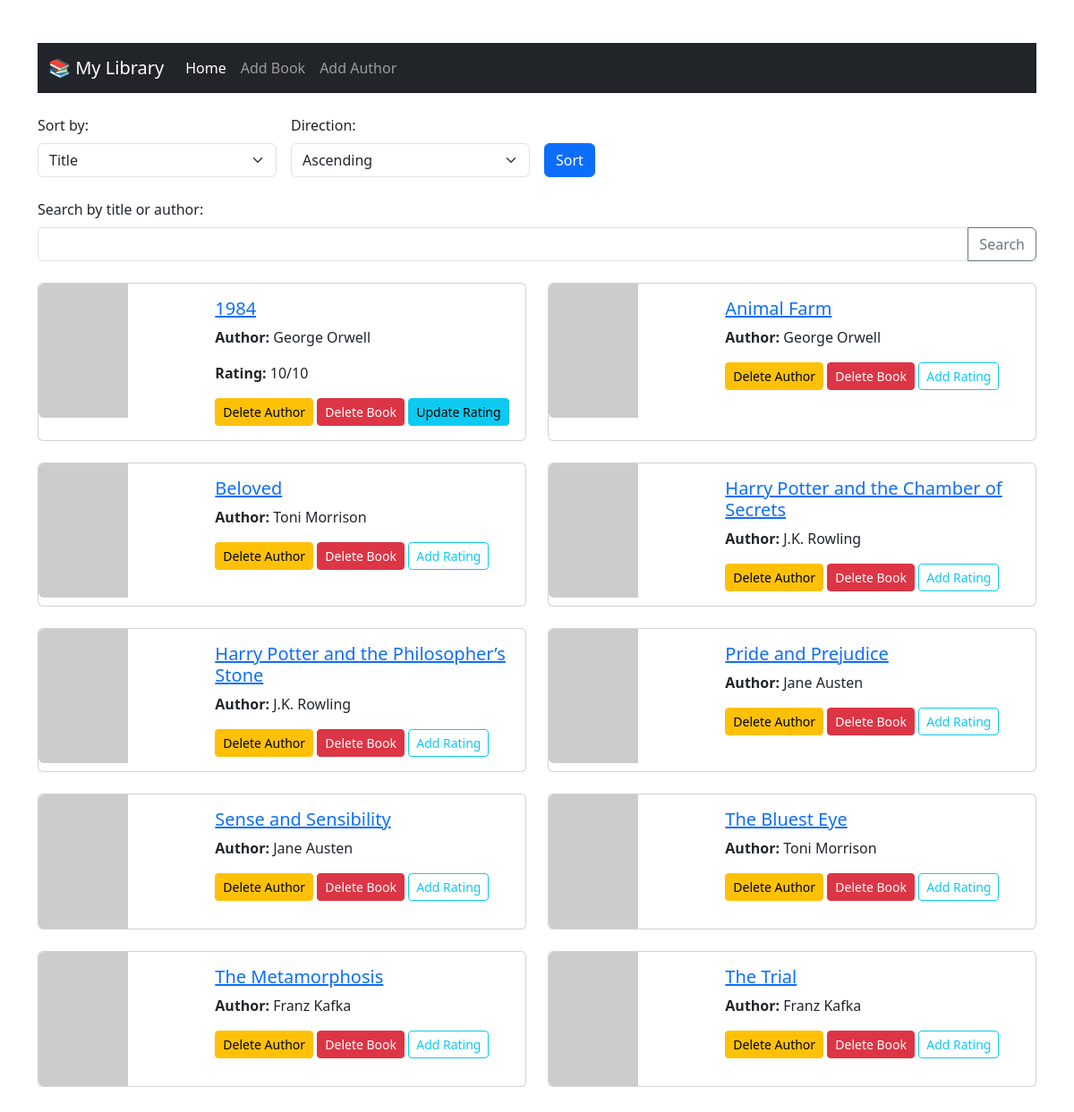
The page / on the database its author committed.
### data_models.py (models this page shows, shortened)
class Book(db.Model):
    __tablename__ = "books"
    id = db.Column(db.Integer, primary_key=True, autoincrement=True)
    isbn = db.Column(db.String(13), nullable=False)
    title = db.Column(db.String(100), nullable=False)
    publication_year = db.Column(db.Integer, nullable=False)
    rating = db.Column(db.Integer, nullable=True)
    author_id = db.Column(db.Integer, db.ForeignKey('authors.id'), nullable=False)

class Author(db.Model):
    __tablename__ = "authors"
    id = db.Column(db.Integer, primary_key=True, autoincrement=True)
    name = db.Column(db.String(100), nullable=False)
    birth_date = db.Column(db.Date, nullable=False)
    date_of_death = db.Column(db.Date, nullable=True)
    books = db.relationship('Book', backref='author', lazy=True)

### app.py (the view, shortened to what this page needs)
@app.route("/")
def home():
    sort = request.args.get("sort", "title")
    direction = request.args.get("direction", "asc")
    q = request.args.get("q", "").strip()
    query = Book.query.join(Author)
    if sort == "author":
        order = asc(Author.name) if direction == "asc" else desc(Author.name)
        query = query.order_by(order)
    else:
        order = asc(Book.title) if direction == "asc" else desc(Book.title)
        query = query.order_by(order)
    books = query.all()
    return render_template("home.html", books=books, sort=sort, direction=direction)

### templates/home.html (shortened to what this page needs)
<!DOCTYPE html>
<html lang="en">
<head>
    <link href="https://cdn.jsdelivr.net/npm/bootstrap@5.3.0/dist/css/bootstrap.min.css" rel="stylesheet">
</head>
<body class="container my-5">
<nav class="navbar navbar-expand-lg navbar-dark bg-dark mb-4">
    <div class="container-fluid">
        <a class="navbar-brand" href="/">📚 My Library</a>
        <div class="collapse navbar-collapse" id="navbarNav">
            <ul class="navbar-nav">
                <li class="nav-item"><a class="nav-link{% if request.path == '/' %} active{% endif %}" href="/">Home</a>
                </li>
                <li class="nav-item"><a class="nav-link" href="/add_book">Add Book</a></li>
                <li class="nav-item"><a class="nav-link" href="/add_author">Add Author</a></li>
            </ul>
        </div>
    </div>
</nav>
<form method="get" action="/" class="row g-3 mb-4">
    <div class="col-md-3">
        <label for="sort" class="form-label">Sort by:</label>
        <select class="form-select" name="sort" id="sort">
            <option value="title" {% if sort==
            'title' %}selected{% endif %}>Title</option>
        </select>
    </div>
    <div class="col-md-3">
        <label for="direction" class="form-label">Direction:</label>
        <select class="form-select" name="direction" id="direction">
            <option value="asc" {% if direction==
            'asc' %}selected{% endif %}>Ascending</option>
        </select>
    </div>
    <div class="col-md-2 d-flex align-items-end">
        <button type="submit" class="btn btn-primary">Sort</button>
    </div>
</form>
<form method="get" action="/" class="mb-4">
    <label for="q" class="form-label">Search by title or author:</label>
    <div class="input-group">
        <input type="text" class="form-control" id="q" name="q" value="{{ request.args.get('q', '') }}">
        <button class="btn btn-outline-secondary" type="submit">Search</button>
    </div>
</form>
<div class="row row-cols-1 row-cols-md-2 g-4">
    {% for book in books %}
    <div class="col">
        <div class="card h-100">
            <div class="row g-0">
                <div class="col-md-4">
                    <img src="https://covers.openlibrary.org/b/isbn/{{ book.isbn }}-L.jpg"
                         alt="Cover for {{ book.title }}"
                         class="img-fluid rounded-start"
                         onerror="this.onerror=null; this.src='https://via.placeholder.com/100x150?text=No+Cover';">
                </div>
                <div class="col-md-8">
                    <div class="card-body">
                        <h5 class="card-title">
                            <a href="{{ url_for('book_detail', book_id=book.id) }}">{{ book.title }}</a>
                        </h5>
                        <p class="card-text"><strong>Author:</strong> {{ book.author.name }}</p>
                        {% if book.rating %}
                        <p class="card-text"><strong>Rating:</strong> {{ book.rating }}/10</p>
                        {% endif %}
                        <form action="{{ url_for('delete_author', author_id=book.author.id) }}" method="post"
                              class="d-inline">
                            <button type="submit" class="btn btn-warning btn-sm"
                                    onclick="return confirm('Are you sure you want to delete this author and all their books?');">
                                Delete Author
                            </button>
                        </form>
                        <form action="{{ url_for('delete_book', book_id=book.id) }}" method="post" class="d-inline">
                            <button type="submit" class="btn btn-danger btn-sm"
                                    onclick="return confirm('Delete this book?')">
                                Delete Book
                            </button>
                        </form>
                        {% if book.rating is not none %}
                        <form action="{{ url_for('rate_book', book_id=book.id) }}" method="get" class="d-inline">
                            <button type="submit" class="btn btn-info btn-sm">Update Rating</button>
                        </form>
                        {% else %}
                        <form action="{{ url_for('rate_book', book_id=book.id) }}" method="get" class="d-inline">
                            <button type="submit" class="btn btn-outline-info btn-sm">Add Rating</button>
                        </form>
                        {% endif %}
                    </div>
                </div>
            </div>
        </div>
    </div>
    {% endfor %}
</div>
</body>
</html>

### rows shown on the page
Book: title "1984", author.name "George Orwell", rating "10"
Book: title "Animal Farm", author.name "George Orwell"
Book: title "Beloved", author.name "Toni Morrison"
Book: title "Harry Potter and the Chamber of Secrets", author.name "J.K. Rowling"
Book: title "Harry Potter and the Philosopher’s Stone", author.name "J.K. Rowling"
Book: title "Pride and Prejudice", author.name "Jane Austen"
Book: title "Sense and Sensibility", author.name "Jane Austen"
Book: title "The Bluest Eye", author.name "Toni Morrison"
Book: title "The Metamorphosis", author.name "Franz Kafka"
Book: title "The Trial", author.name "Franz Kafka"
